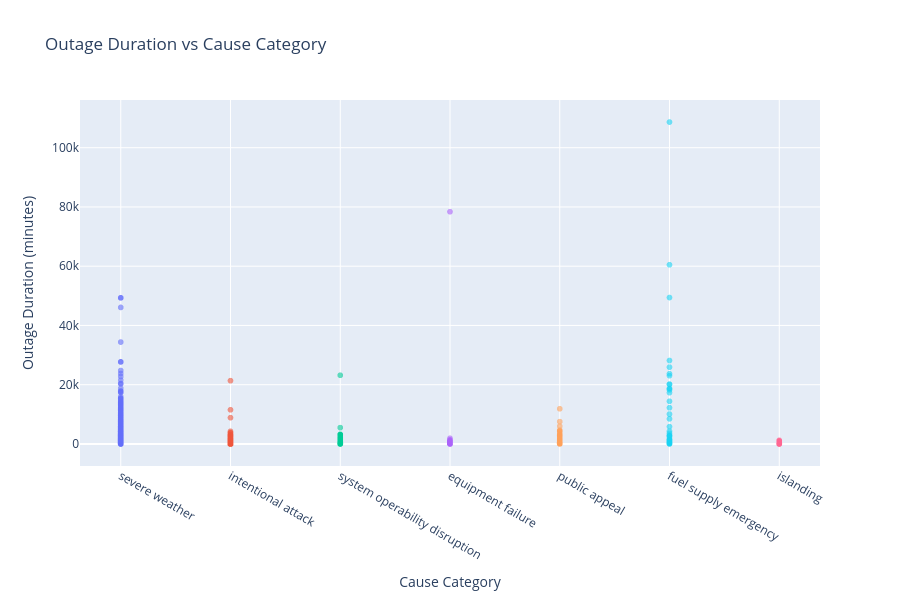

Notebook code cell kept with this figure:
### Code cell
scatter_df = outages_df.dropna(subset=['OUTAGE.DURATION', 'CAUSE.CATEGORY'])

fig = px.scatter(scatter_df, x='CAUSE.CATEGORY', y='OUTAGE.DURATION',
                  title='Outage Duration vs Cause Category', color='CAUSE.CATEGORY',
                  opacity=0.6, height=600)
fig.update_yaxes(title='Outage Duration (minutes)')
fig.update_xaxes(title='Cause Category')
fig.update_layout(showlegend=False)
fig.write_html('assets/outage_duration_cause_cat.html', full_html=True, include_plotlyjs='cdn')
fig.show()

### Figure 1 — Plotly figure (JSON) as saved in the notebook; plotly's stock layout.template omitted (floating-point values rounded to 4 significant figures; data arrays with more than 128 entries replaced by an {"elided": "..."} marker saying what was removed)
{"data": [{"hovertemplate": "CAUSE.CATEGORY=%{x}<br>OUTAGE.DURATION=%{y}<extra></extra>", "legendgroup": "severe weather", "marker": {"color": "#636efa", "opacity": 0.6, "symbol": "circle"}, "mode": "markers", "name": "severe weather", "showlegend": true, "type": "scattergl", "x": {"elided": "741 str values"}, "xaxis": "x", "y": {"elided": "741 float values"}, "yaxis": "y"}, {"hovertemplate": "CAUSE.CATEGORY=%{x}<br>OUTAGE.DURATION=%{y}<extra></extra>", "legendgroup": "intentional attack", "marker": {"color": "#EF553B", "opacity": 0.6, "symbol": "circle"}, "mode": "markers", "name": "intentional attack", "showlegend": true, "type": "scattergl", "x": {"elided": "332 str values"}, "xaxis": "x", "y": {"elided": "332 float values"}, "yaxis": "y"}, {"hovertemplate": "CAUSE.CATEGORY=%{x}<br>OUTAGE.DURATION=%{y}<extra></extra>", "legendgroup": "system operability disruption", "marker": {"color": "#00cc96", "opacity": 0.6, "symbol": "circle"}, "mode": "markers", "name": "system operability disruption", "showlegend": true, "type": "scattergl", "x": ["system operability disruption", "system operability disruption", "system operability disruption", "system operability disruption", "system operability disruption", "system operability disruption", "system operability disruption", "system operability disruption", "system operability disruption", "system operability disruption", "system operability disruption", "system operability disruption", "system operability disruption", "system operability disruption", "system operability disruption", "system operability disruption", "system operability disruption", "system operability disruption", "system operability disruption", "system operability disruption", "system operability disruption", "system operability disruption", "system operability disruption", "system operability disruption", "system operability disruption", "system operability disruption", "system operability disruption", "system operability disruption", "system operability disruption", "system operability disruption", "system operability disruption", "system operability disruption", "system operability disruption", "system operability disruption", "system operability disruption", "system operability disruption", "system operability disruption", "system operability disruption", "system operability disruption", "system operability disruption", "system operability disruption", "system operability disruption", "system operability disruption", "system operability disruption", "system operability disruption", "system operability disruption", "system operability disruption", "system operability disruption", "system operability disruption", "system operability disruption", "system operability disruption", "system operability disruption", "system operability disruption", "system operability disruption", "system operability disruption", "system operability disruption", "system operability disruption", "system operability disruption", "system operability disruption", "system operability disruption", "system operability disruption", "system operability disruption", "system operability disruption", "system operability disruption", "system operability disruption", "system operability disruption", "system operability disruption", "system operability disruption", "system operability disruption", "system operability disruption", "system operability disruption", "system operability disruption", "system operability disruption", "system operability disruption", "system operability disruption", "system operability disruption", "system operability disruption", "system operability disruption", "system operability disruption", "system operability disruption", "system operability disruption", "system operability disruption", "system operability disruption", "system operability disruption", "system operability disruption", "system operability disruption", "system operability disruption", "system operability disruption", "system operability disruption", "system operability disruption", "system operability disruption", "system operability disruption", "system operability disruption", "system operability disruption", "system operability disruption", "system operability disruption", "system operability disruption", "system operability disruption", "system operability disruption", "system operability disruption", "system operability disruption", "system operability disruption", "system operability disruption", "system operability disruption", "system operability disruption", "system operability disruption", "system operability disruption", "system operability disruption", "system operability disruption", "system operability disruption", "system operability disruption", "system operability disruption", "system operability disruption", "system operability disruption", "system operability disruption", "system operability disruption", "system operability disruption", "system operability disruption", "system operability disruption", "system operability disruption"], "xaxis": "x", "y": [19.0, 21.0, 3051.0, 2085.0, 2694.0, 373.0, 868.0, 189.0, 3000.0, 766.0, 245.0, 3255.0, 757.0, 271.0, 2159.0, 70.0, 1697.0, 95.0, 121.0, 63.0, 167.0, 130.0, 550.0, 1440.0, 65.0, 65.0, 6.0, 35.0, 23190.0, 300.0, 25.0, 554.0, 215.0, 304.0, 380.0, 278.0, 204.0, 871.0, 3137.0, 352.0, 45.0, 195.0, 129.0, 42.0, 132.0, 1365.0, 65.0, 681.0, 191.0, 1732.0, 5513.0, 21.0, 50.0, 48.0, 3180.0, 2129.0, 732.0, 420.0, 355.0, 52.0, 230.0, 155.0, 372.0, 91.0, 152.0, 38.0, 61.0, 90.0, 52.0, 816.0, 155.0, 171.0, 177.0, 32.0, 55.0, 64.0, 56.0, 33.0, 334.0, 230.0, 316.0, 336.0, 25.0, 250.0, 249.0, 133.0, 2055.0, 451.0, 199.0, 1524.0, 39.0, 47.0, 161.0, 234.0, 40.0, 213.0, 761.0, 124.0, 245.0, 1008.0, 13.0, 108.0, 141.0, 959.0, 1835.0, 89.0, 236.0, 326.0, 759.0, 241.0, 31.0, 103.0, 284.0, 391.0, 439.0, 5.0, 237.0, 224.0, 95.0, 220.0], "yaxis": "y"}, {"hovertemplate": "CAUSE.CATEGORY=%{x}<br>OUTAGE.DURATION=%{y}<extra></extra>", "legendgroup": "equipment failure", "marker": {"color": "#ab63fa", "opacity": 0.6, "symbol": "circle"}, "mode": "markers", "name": "equipment failure", "showlegend": true, "type": "scattergl", "x": ["equipment failure", "equipment failure", "equipment failure", "equipment failure", "equipment failure", "equipment failure", "equipment failure", "equipment failure", "equipment failure", "equipment failure", "equipment failure", "equipment failure", "equipment failure", "equipment failure", "equipment failure", "equipment failure", "equipment failure", "equipment failure", "equipment failure", "equipment failure", "equipment failure", "equipment failure", "equipment failure", "equipment failure", "equipment failure", "equipment failure", "equipment failure", "equipment failure", "equipment failure", "equipment failure", "equipment failure", "equipment failure", "equipment failure", "equipment failure", "equipment failure", "equipment failure", "equipment failure", "equipment failure", "equipment failure", "equipment failure", "equipment failure", "equipment failure", "equipment failure", "equipment failure", "equipment failure", "equipment failure", "equipment failure", "equipment failure", "equipment failure", "equipment failure", "equipment failure", "equipment failure", "equipment failure", "equipment failure"], "xaxis": "x", "y": [762.0, 46.0, 761.0, 78380.0, 168.0, 600.0, 186.0, 318.0, 39.0, 885.0, 1.0, 149.0, 1204.0, 35.0, 1.0, 418.0, 100.0, 376.0, 652.0, 15.0, 200.0, 159.0, 50.0, 494.0, 7.0, 227.0, 295.0, 182.0, 221.0, 1419.0, 396.0, 437.0, 84.0, 202.0, 945.0, 155.0, 749.0, 159.0, 871.0, 164.0, 854.0, 179.0, 182.0, 829.0, 64.0, 1080.0, 269.0, 125.0, 230.0, 620.0, 909.0, 1914.0, 105.0, 61.0], "yaxis": "y"}, {"hovertemplate": "CAUSE.CATEGORY=%{x}<br>OUTAGE.DURATION=%{y}<extra></extra>", "legendgroup": "public appeal", "marker": {"color": "#FFA15A", "opacity": 0.6, "symbol": "circle"}, "mode": "markers", "name": "public appeal", "showlegend": true, "type": "scattergl", "x": ["public appeal", "public appeal", "public appeal", "public appeal", "public appeal", "public appeal", "public appeal", "public appeal", "public appeal", "public appeal", "public appeal", "public appeal", "public appeal", "public appeal", "public appeal", "public appeal", "public appeal", "public appeal", "public appeal", "public appeal", "public appeal", "public appeal", "public appeal", "public appeal", "public appeal", "public appeal", "public appeal", "public appeal", "public appeal", "public appeal", "public appeal", "public appeal", "public appeal", "public appeal", "public appeal", "public appeal", "public appeal", "public appeal", "public appeal", "public appeal", "public appeal", "public appeal", "public appeal", "public appeal", "public appeal", "public appeal", "public appeal", "public appeal", "public appeal", "public appeal", "public appeal", "public appeal", "public appeal", "public appeal", "public appeal", "public appeal", "public appeal", "public appeal", "public appeal", "public appeal", "public appeal", "public appeal", "public appeal", "public appeal", "public appeal", "public appeal", "public appeal", "public appeal", "public appeal"], "xaxis": "x", "y": [2700.0, 388.0, 1078.0, 1195.0, 225.0, 480.0, 197.0, 402.0, 220.0, 455.0, 224.0, 240.0, 210.0, 240.0, 990.0, 6000.0, 7540.0, 394.0, 45.0, 330.0, 120.0, 248.0, 2275.0, 4680.0, 420.0, 3120.0, 2400.0, 300.0, 2775.0, 2775.0, 2775.0, 2775.0, 430.0, 1755.0, 510.0, 557.0, 300.0, 467.0, 430.0, 300.0, 2880.0, 4320.0, 4320.0, 4320.0, 247.0, 1560.0, 3301.0, 420.0, 140.0, 554.0, 89.0, 75.0, 11870.0, 300.0, 206.0, 270.0, 2880.0, 3314.0, 414.0, 62.0, 1337.0, 30.0, 159.0, 1381.0, 300.0, 431.0, 913.0, 1548.0, 720.0], "yaxis": "y"}, {"hovertemplate": "CAUSE.CATEGORY=%{x}<br>OUTAGE.DURATION=%{y}<extra></extra>", "legendgroup": "fuel supply emergency", "marker": {"color": "#19d3f3", "opacity": 0.6, "symbol": "circle"}, "mode": "markers", "name": "fuel supply emergency", "showlegend": true, "type": "scattergl", "x": ["fuel supply emergency", "fuel supply emergency", "fuel supply emergency", "fuel supply emergency", "fuel supply emergency", "fuel supply emergency", "fuel supply emergency", "fuel supply emergency", "fuel supply emergency", "fuel supply emergency", "fuel supply emergency", "fuel supply emergency", "fuel supply emergency", "fuel supply emergency", "fuel supply emergency", "fuel supply emergency", "fuel supply emergency", "fuel supply emergency", "fuel supply emergency", "fuel supply emergency", "fuel supply emergency", "fuel supply emergency", "fuel supply emergency", "fuel supply emergency", "fuel supply emergency", "fuel supply emergency", "fuel supply emergency", "fuel supply emergency", "fuel supply emergency", "fuel supply emergency", "fuel supply emergency", "fuel supply emergency", "fuel supply emergency", "fuel supply emergency", "fuel supply emergency", "fuel supply emergency", "fuel supply emergency", "fuel supply emergency"], "xaxis": "x", "y": [108700.0, 8468.0, 18660.0, 104.0, 20160.0, 1440.0, 20160.0, 12240.0, 2761.0, 1.0, 1440.0, 23700.0, 17310.0, 10080.0, 25920.0, 3600.0, 5850.0, 23040.0, 18720.0, 255.0, 2355.0, 18240.0, 14400.0, 60480.0, 28170.0, 540.0, 370.0, 660.0, 4320.0, 49430.0, 1260.0, 865.0, 2880.0, 324.0, 900.0, 76.0, 2891.0, 1676.0], "yaxis": "y"}, {"hovertemplate": "CAUSE.CATEGORY=%{x}<br>OUTAGE.DURATION=%{y}<extra></extra>", "legendgroup": "islanding", "marker": {"color": "#FF6692", "opacity": 0.6, "symbol": "circle"}, "mode": "markers", "name": "islanding", "showlegend": true, "type": "scattergl", "x": ["islanding", "islanding", "islanding", "islanding", "islanding", "islanding", "islanding", "islanding", "islanding", "islanding", "islanding", "islanding", "islanding", "islanding", "islanding", "islanding", "islanding", "islanding", "islanding", "islanding", "islanding", "islanding", "islanding", "islanding", "islanding", "islanding", "islanding", "islanding", "islanding", "islanding", "islanding", "islanding", "islanding", "islanding", "islanding", "islanding", "islanding", "islanding", "islanding", "islanding", "islanding", "islanding", "islanding", "islanding"], "xaxis": "x", "y": [1.0, 233.0, 96.0, 47.0, 19.0, 21.0, 180.0, 56.0, 13.0, 1254.0, 144.0, 3.0, 270.0, 26.0, 797.0, 12.0, 195.0, 1.0, 15.0, 223.0, 268.0, 14.0, 400.0, 44.0, 26.0, 98.0, 135.0, 50.0, 53.0, 5.0, 157.0, 11.0, 1035.0, 251.0, 122.0, 214.0, 193.0, 3.0, 32.0, 984.0, 881.0, 2.0, 59.0, 181.0], "yaxis": "y"}], "layout": {"height": 600, "legend": {"title": {"text": "CAUSE.CATEGORY"}, "tracegroupgap": 0}, "showlegend": false, "title": {"text": "Outage Duration vs Cause Category"}, "xaxis": {"anchor": "y", "categoryarray": ["severe weather", "intentional attack", "system operability disruption", "equipment failure", "public appeal", "fuel supply emergency", "islanding"], "categoryorder": "array", "domain": [0.0, 1.0], "title": {"text": "Cause Category"}}, "yaxis": {"anchor": "x", "domain": [0.0, 1.0], "title": {"text": "Outage Duration (minutes)"}}}}
